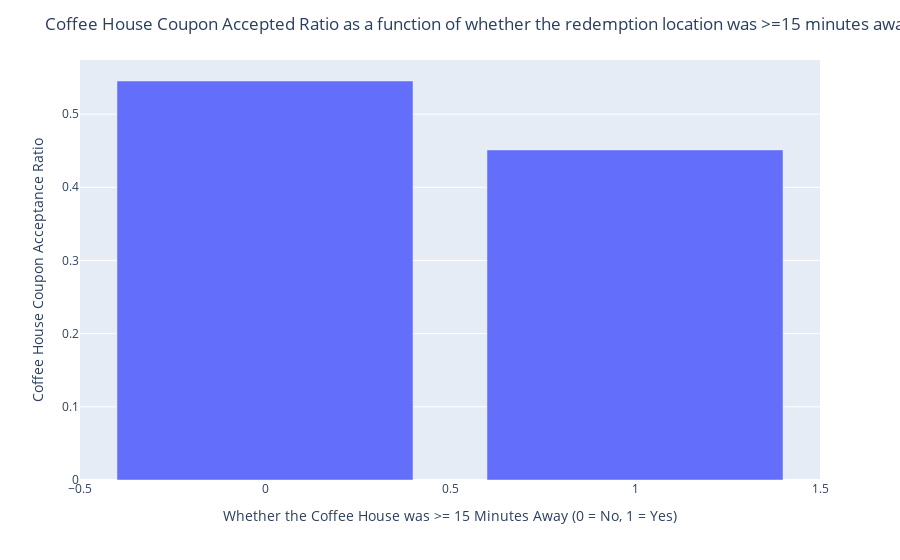

The cell this chart's notebook holds for it:
### Markdown cell above
Clearly, going to a coffee house more frequently increases the likelihood of accepting a coffee coupon.

### Code cell
# look at the ratio of acceptance as a function of time from coupon redemption location
accepted_ratio = df_coffee.groupby('toCoupon_GEQ15min').Y.sum()/df_coffee.groupby('toCoupon_GEQ15min').size()

fig = px.bar(accepted_ratio)
fig.update_layout(
    title='Coffee House Coupon Accepted Ratio as a function of whether the redemption location was >=15 minutes away',
    xaxis_title='Whether the Coffee House was >= 15 Minutes Away (0 = No, 1 = Yes)',
    yaxis_title='Coffee House Coupon Acceptance Ratio',
    showlegend=False,
)

### Figure 1 — Plotly figure (JSON) as saved in the notebook; plotly's stock layout.template omitted (floating-point values rounded to 4 significant figures)
{"data": [{"alignmentgroup": "True", "hovertemplate": "variable=0<br>toCoupon_GEQ15min=%{x}<br>value=%{y}<extra></extra>", "legendgroup": "0", "marker": {"color": "#636efa", "pattern": {"shape": ""}}, "name": "0", "offsetgroup": "0", "orientation": "v", "showlegend": true, "textposition": "auto", "type": "bar", "x": [0, 1], "xaxis": "x", "y": [0.5453, 0.4511], "yaxis": "y"}], "layout": {"barmode": "relative", "legend": {"title": {"text": "variable"}, "tracegroupgap": 0}, "margin": {"t": 60}, "showlegend": false, "title": {"text": "Coffee House Coupon Accepted Ratio as a function of whether the redemption location was >=15 minutes away"}, "xaxis": {"anchor": "y", "domain": [0, 1], "title": {"text": "Whether the Coffee House was >= 15 Minutes Away (0 = No, 1 = Yes)"}}, "yaxis": {"anchor": "x", "domain": [0, 1], "title": {"text": "Coffee House Coupon Acceptance Ratio"}}}}
